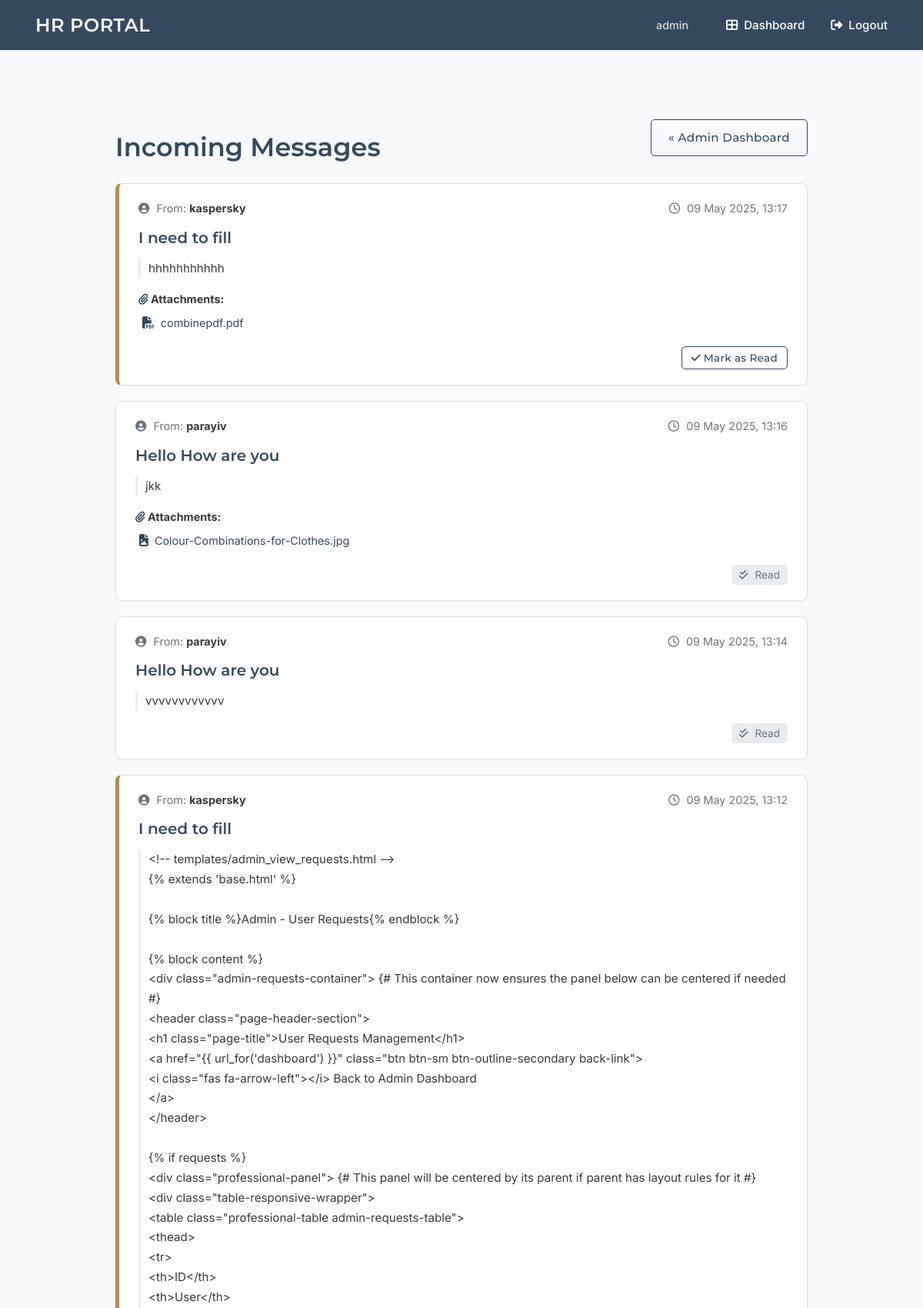
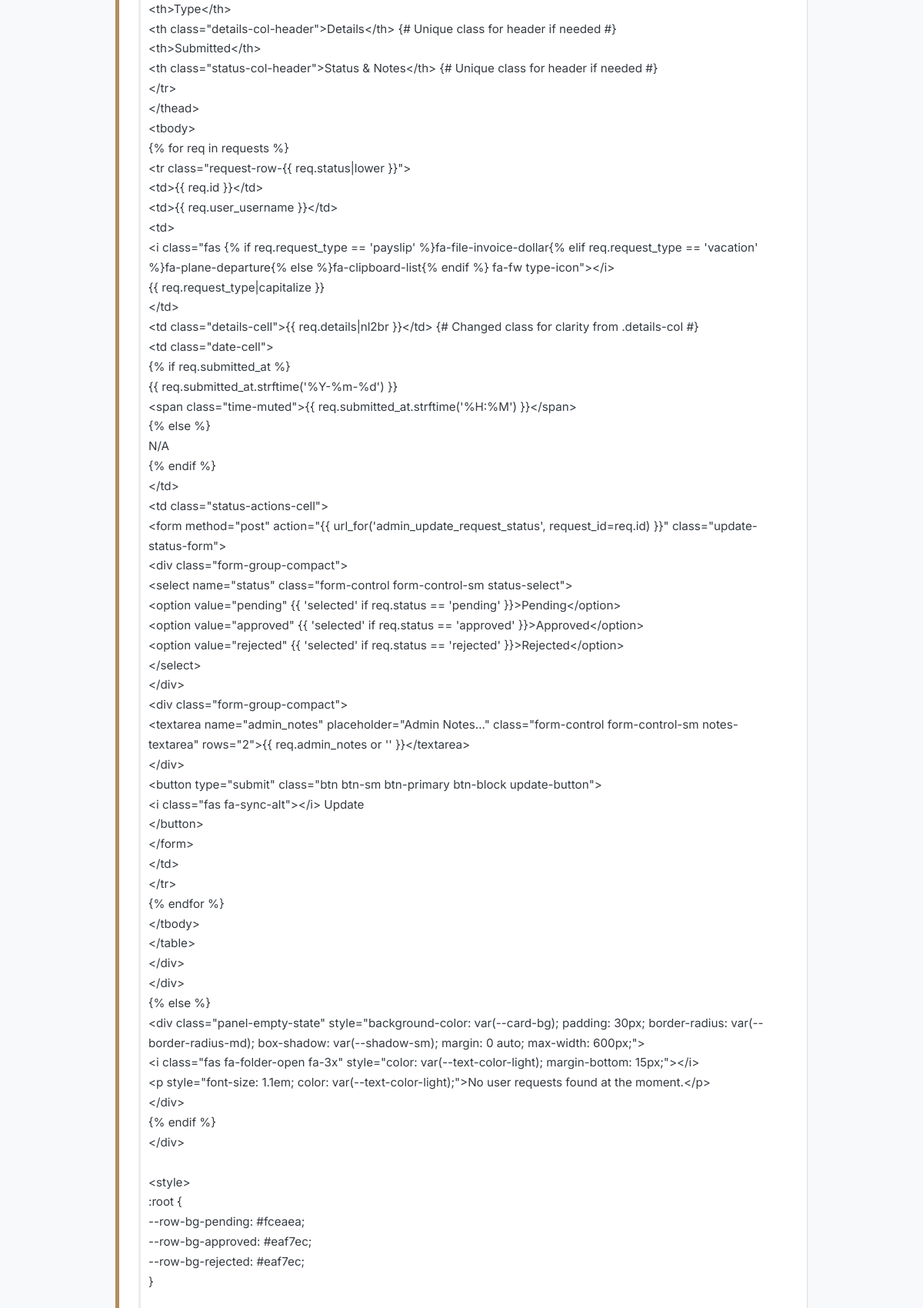
Screenshot of /admin/messages (signed in, upper part) with the database file from the repository (2 pictures, top to bottom).
### tables this page shows
CREATE TABLE users (
    id INTEGER PRIMARY KEY AUTOINCREMENT,
    username TEXT UNIQUE NOT NULL,
    password_hash TEXT NOT NULL,
    is_admin BOOLEAN NOT NULL DEFAULT 0,
    full_name TEXT,             -- NEW
    gender TEXT,                -- NEW (e.g., 'male', 'female', 'other', 'prefer_not_to_say')
    department TEXT             -- NEW
);

CREATE TABLE messages (
    id INTEGER PRIMARY KEY AUTOINCREMENT,
    sender_id INTEGER NOT NULL,
    recipient_id INTEGER, -- Can be NULL if it's a general message to all admins
    subject TEXT NOT NULL,
    body TEXT NOT NULL,
    timestamp DATETIME DEFAULT CURRENT_TIMESTAMP,
    is_read BOOLEAN NOT NULL DEFAULT 0,
    FOREIGN KEY (sender_id) REFERENCES users (id)
    -- FOREIGN KEY (recipient_id) REFERENCES users (id) -- if direct to specific admin
);

CREATE TABLE attachments (
    id INTEGER PRIMARY KEY AUTOINCREMENT,
    message_id INTEGER NOT NULL,
    original_filename TEXT NOT NULL, -- Original name for display
    stored_filename TEXT NOT NULL UNIQUE, -- Secured, unique name on disk
    uploaded_at DATETIME DEFAULT CURRENT_TIMESTAMP,
    FOREIGN KEY (message_id) REFERENCES messages (id) ON DELETE CASCADE -- If message is deleted, delete attachments
);

### app.py (the view)
@app.route('/admin/messages')
@login_required
@admin_required
def admin_view_messages():
    db = get_db()
    messages_raw = db.execute('''
        SELECT m.id, m.subject, m.body, m.timestamp, m.is_read, u.username as sender_username
        FROM messages m
        JOIN users u ON m.sender_id = u.id
        ORDER BY m.timestamp DESC
    ''').fetchall()
    processed_messages = []
    for msg_row in messages_raw:
        msg_dict = dict(msg_row)
        try:
            if isinstance(msg_dict['timestamp'], str):
                dt_obj = datetime.strptime(msg_dict['timestamp'], '%Y-%m-%d %H:%M:%S.%f')
            elif isinstance(msg_dict['timestamp'], datetime):
                dt_obj = msg_dict['timestamp']
            else: dt_obj = None
        except ValueError:
            try:
                if isinstance(msg_dict['timestamp'], str): dt_obj = datetime.strptime(msg_dict['timestamp'], '%Y-%m-%d %H:%M:%S')
                else: dt_obj = msg_dict['timestamp']
            except ValueError as e:
                app.logger.error(f"Error parsing message timestamp string '{msg_dict['timestamp']}': {e}")
                dt_obj = None
        msg_dict['timestamp'] = dt_obj
        attachments = db.execute('''
            SELECT id, original_filename, stored_filename
            FROM attachments
            WHERE message_id = ?
        ''', (msg_dict['id'],)).fetchall()
        msg_dict['attachments'] = attachments
        processed_messages.append(msg_dict)
    return render_template('admin_view_messages.html', messages=processed_messages)

### app.py (called while the page is built)
def get_db():
    if 'db' not in g:
        try:
            os.makedirs(app.instance_path)
        except OSError:
            pass
        g.db = sqlite3.connect(
            app.config['DATABASE'],
            detect_types=sqlite3.PARSE_DECLTYPES
        )
        g.db.row_factory = sqlite3.Row
    return g.db

def convert_datetime_iso(val):
    try:
        return datetime.fromisoformat(val.decode())
    except (ValueError, AttributeError):
        try: # Try common SQLite format if fromisoformat fails
            return datetime.strptime(val.decode(), "%Y-%m-%d %H:%M:%S.%f")
        except (ValueError, AttributeError):
            try:
                return datetime.strptime(val.decode(), "%Y-%m-%d %H:%M:%S")
            except (ValueError, AttributeError):
                return None # Or raise an error, or return the original string

def login_required(view):
    @wraps(view)
    def wrapped_view(**kwargs):
        if g.user is None:
            flash('Please log in to access this page.', 'error')
            return redirect(url_for('login', next=request.url))
        return view(**kwargs)
    return wrapped_view

def admin_required(view):
    @wraps(view)
    def wrapped_view(**kwargs):
        if not g.user or not g.user['is_admin']:
            flash('You do not have permission to access this page.', 'error')
            return redirect(url_for('dashboard'))
        return view(**kwargs)
    return wrapped_view

@app.before_request
def load_logged_in_user():
    user_id = session.get('user_id')
    g.user = None
    if user_id is not None:
        db = get_db()
        g.user = db.execute(
            'SELECT id, username, is_admin, full_name, gender, department FROM users WHERE id = ?', (user_id,)
        ).fetchone()

@app.context_processor
def inject_now():
    return {'now': datetime.utcnow()}

@app.template_filter()
@pass_eval_context
def nl2br(eval_ctx, value):
    if not value: # Handle None or empty string gracefully
        return ""
    br = Markup("<br>\n")
    result = escape(value).replace('\n', br)
    return Markup(result)

### templates/admin_view_messages.html (shortened to what this page needs)
{% extends 'base.html' %}
{% block content %}
<div class="admin-messages-container">
    <header class="panel-header" style="display:flex; justify-content:space-between; align-items:center; margin-bottom:20px;">
        <h1 class="page-title" style="margin-bottom:0;">Incoming Messages</h1>
        <a href="{{ url_for('dashboard') }}" class="btn btn-sm btn-outline-primary">« Admin Dashboard</a>
    </header>
    {% if messages %}
        <ul class="messages-list">
            {% for message in messages %}
            <li class="message-item {% if not message.is_read %}message-unread{% endif %}">
                <div class="message-header">
                    <span class="sender-info">
                        <i class="fas fa-user-circle"></i> From: <strong>{{ message.sender_username }}</strong>
                    </span>
                    <span class="timestamp">
                        <i class="far fa-clock"></i>
                        {% if message.timestamp %}{{ message.timestamp.strftime('%d %b %Y, %H:%M') }}{% else %}N/A{% endif %}
                    </span>
                </div>
                <h3 class="message-subject">{{ message.subject }}</h3>
                <div class="message-body">
                    {{ message.body|nl2br }}
                </div>
                {% if message.attachments %}
                <div class="message-attachments">
                    <strong><i class="fas fa-paperclip"></i> Attachments:</strong>
                    <ul>
                        {% for att in message.attachments %}
                        <li>
                            <a href="{{ url_for('uploaded_file', filename=att.stored_filename) }}" target="_blank">
                                <i class="fas {% if att.original_filename.endswith('.pdf') %}fa-file-pdf{% elif att.original_filename.endswith(('.png', '.jpg', '.jpeg', '.gif')) %}fa-file-image{% elif att.original_filename.endswith(('.doc', '.docx')) %}fa-file-word{% elif att.original_filename.endswith(('.xls', '.xlsx')) %}fa-file-excel{% else %}fa-file-alt{% endif %}"></i>
                                {{ att.original_filename }}
                            </a>
                        </li>
                        {% endfor %}
                    </ul>
                </div>
                {% endif %}
                <div class="message-actions">
                    {% if not message.is_read %}
                    <form method="post" action="{{ url_for('admin_mark_message_read', message_id=message.id) }}" style="display:inline;">
                        <button type="submit" class="btn btn-sm btn-outline-primary"><i class="fas fa-check"></i> Mark as Read</button>
                    </form>
                    {% else %}
                    <span class="status-tag status-read"><i class="fas fa-check-double"></i> Read</span>
                    {% endif %}
                </div>
            </li>
            {% endfor %}
        </ul>
    {% else %}
        <div class="panel-empty-state" style="background-color: var(--card-bg); padding: 30px; border-radius: var(--border-radius-md); box-shadow: var(--shadow-sm);">
            <i class="fas fa-envelope-open fa-2x"></i>
            <p>No messages found in the inbox.</p>
        </div>
    {% endif %}
</div>
{% endblock %}

### templates/base.html (shortened to what this page needs)
<!doctype html>
<html lang="en">
<head>
    <link rel="stylesheet" href="https://cdnjs.cloudflare.com/ajax/libs/font-awesome/6.4.0/css/all.min.css">
    <link rel="stylesheet" href="https://cdn.jsdelivr.net/npm/flatpickr/dist/flatpickr.min.css">
</head>
<body>
    <nav class="navbar">
        <a href="{{ url_for('index') }}" class="site-title">HR PORTAL</a>
        <div class="right">
            {% if g.user %}
                <span>{{ g.user.username }}</span>
                <a href="{{ url_for('dashboard') }}"><i class="fas fa-th-large fa-fw"></i> Dashboard</a>
                <a href="{{ url_for('logout') }}"><i class="fas fa-sign-out-alt fa-fw"></i> Logout</a>
            {% else %}
                <a href="{{ url_for('login') }}"><i class="fas fa-sign-in-alt fa-fw"></i> Login</a>
                <a href="{{ url_for('register') }}"><i class="fas fa-user-plus fa-fw"></i> Register</a>
            {% endif %}
        </div>
    </nav>
    <main class="container">
        {% block content %}{% endblock %}
    </main>
</body>
</html>

### templates/base.html (style rules this page uses)
:root { --primary-color: #34495e; --secondary-color: #b28c5e; --accent-color: #48a9a6; --background-color: #f8f9fa; --card-bg: #ffffff; --text-color-dark: #343a40; --text-color-headings: var(--primary-color); --text-color-light: #6c757d; --border-color: #dee2e6; --border-radius-md: 8px; --border-radius-sm: 5px; --shadow-sm: 0 1px 3px rgba(0, 0, 0, 0.05); --shadow-md: 0 4px 10px rgba(0, 0, 0, 0.07); --font-family-headings: 'Montserrat', sans-serif; --font-family-body: 'Inter', sans-serif; }
*, *::before, *::after { box-sizing: border-box; }
body { font-family: var(--font-family-body); font-weight: 400; margin: 0; background-color: var(--background-color); color: var(--text-color-dark); line-height: 1.65; display: flex; flex-direction: column; min-height: 100vh; }
.navbar { background-color: var(--primary-color); padding: 0 30px; box-shadow: var(--shadow-sm); display: flex; justify-content: space-between; align-items: center; height: 65px; position: sticky; top: 0; z-index: 1000; }
.navbar a, .navbar span { color: #ffffff; padding: 10px 16px; text-decoration: none; font-size: 0.95em; font-weight: 500; transition: background-color 0.2s; display: inline-flex; align-items: center; }
.navbar .site-title { font-family: var(--font-family-headings); font-weight: 600; font-size: 1.5em; letter-spacing: 0.5px; }
.navbar .right { display: flex; align-items: center; }
.navbar .right span { margin-right: 15px; font-size: 0.9em; opacity: 0.8; }
.navbar .right a i { margin-right: 6px; }
.container { width: 100%; margin: 30px auto; padding: 0 20px; flex-grow: 1; }
.page-title { font-family: var(--font-family-headings); font-weight: 600; font-size: 2.1em; color: var(--text-color-headings); margin-bottom: 10px; }
.btn { display: inline-block; background-color: var(--primary-color); color: white; padding: 10px 22px; border: 1px solid var(--primary-color); border-radius: var(--border-radius-sm); text-decoration: none; font-size: 0.95em; font-weight: 500; font-family: var(--font-family-headings); letter-spacing: 0.3px; cursor: pointer; text-align: center; vertical-align: middle; transition: background-color 0.2s, border-color 0.2s, color 0.2s, transform 0.1s; }
.btn-outline-primary { background-color: transparent; color: var(--primary-color); border: 1px solid var(--primary-color); }

### templates/admin_view_messages.html (style rules this page uses)
.admin-messages-container { max-width: 900px; margin: 20px auto; }
.messages-list { list-style: none; padding: 0; }
.message-item { background-color: var(--card-bg); border: 1px solid var(--border-color); border-radius: var(--border-radius-md); margin-bottom: 20px; padding: 20px 25px; box-shadow: var(--shadow-sm); transition: box-shadow 0.2s; }
.message-unread { border-left: 5px solid var(--secondary-color); }
.message-header { display: flex; justify-content: space-between; align-items: center; margin-bottom: 10px; font-size: 0.9em; color: var(--text-color-light); }
.message-header i { margin-right: 5px; }
.sender-info strong { color: var(--text-color-dark); }
.message-subject { font-family: var(--font-family-headings); font-size: 1.25em; font-weight: 600; color: var(--text-color-headings); margin: 0 0 10px 0; }
.message-body { font-size: 0.95em; line-height: 1.7; margin-bottom: 15px; color: var(--text-color-dark); padding-left: 10px; border-left: 3px solid #e9ecef; }
.message-attachments { margin-top: 15px; margin-bottom: 15px; font-size: 0.9em; }
.message-attachments strong i { color: var(--primary-color); }
.message-attachments ul { list-style: none; padding-left: 5px; margin-top: 5px; }
.message-attachments li a { text-decoration: none; color: var(--primary-color); display: inline-flex; align-items: center; padding: 3px 0; }
.message-attachments li i { margin-right: 8px; font-size: 1.1em; }
.message-actions { margin-top: 15px; text-align: right; }
.message-actions .btn-sm { font-size: 0.85em !important; padding: 6px 12px !important; }
.status-tag.status-read { background-color: #e9ecef; color: var(--text-color-light); padding: 5px 10px; border-radius: var(--border-radius-sm); font-size: 0.85em; }
.status-tag.status-read i { margin-right: 5px; }

### rows the page displays
users: user.username "admin"
messages: sender_username "kaspersky", timestamp "09 May 2025, 13:17", subject "I need to fill", body "hhhhhhhhhhh"
attachments: original_filename "combinepdf.pdf"
messages: sender_username "parayiv", timestamp "09 May 2025, 13:16", subject "Hello How are you", body "jkk", is_read True (drawn)
attachments: original_filename "Colour-Combinations-for-Clothes.jpg"
messages: sender_username "parayiv", timestamp "09 May 2025, 13:14", subject "Hello How are you", body "vvvvvvvvvvvv", is_read True (drawn)
messages: sender_username "kaspersky", timestamp "09 May 2025, 13:12", subject "I need to fill", body "<!-- templates/admin_view_requests.html --> {% extends 'base.html' %} {% block title %}Admin - User Requests{% endblock %} {% block content %} <div class=\"admin-requests-container\"> {# This container now ensures the panel below can be centered if needed #} <header class=\"page-header-section\"> <h1 class=\"page-title\">User Requests Management</h1> <a href=\"{{ url_for('dashboard') }}\" class=\"btn btn-sm btn-outline-secondary back-link\"> <i class=\"fas fa-arrow-left\"></i> Back to Admin Dashboard </a> </header> {% if requests %} <div class=\"professional-panel\"> {# This panel will be centered by its parent if parent has layout rules for it #} <div class=\"table-responsive-wrapper\"> <table…"
